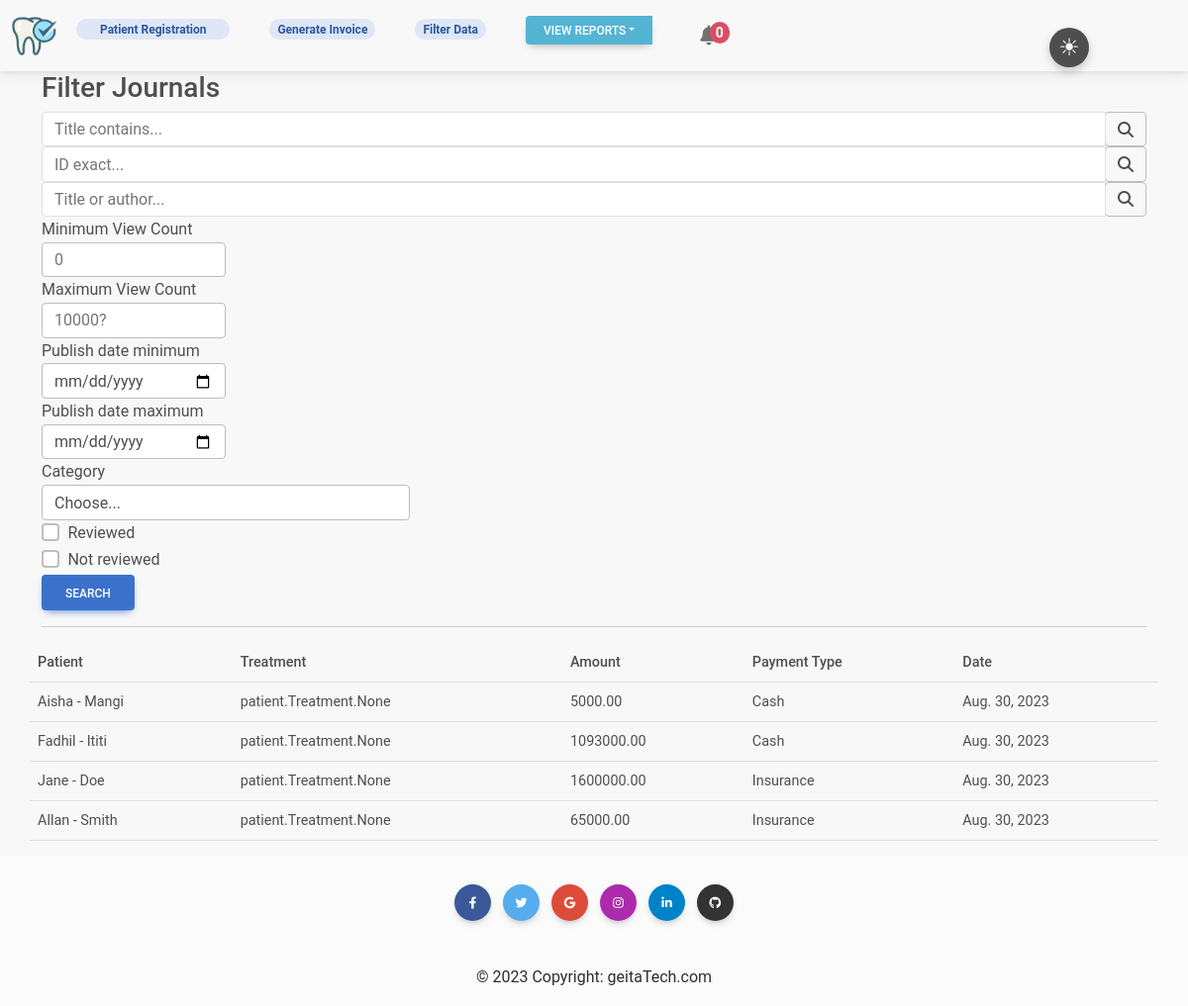
The app's page /filters, older data.
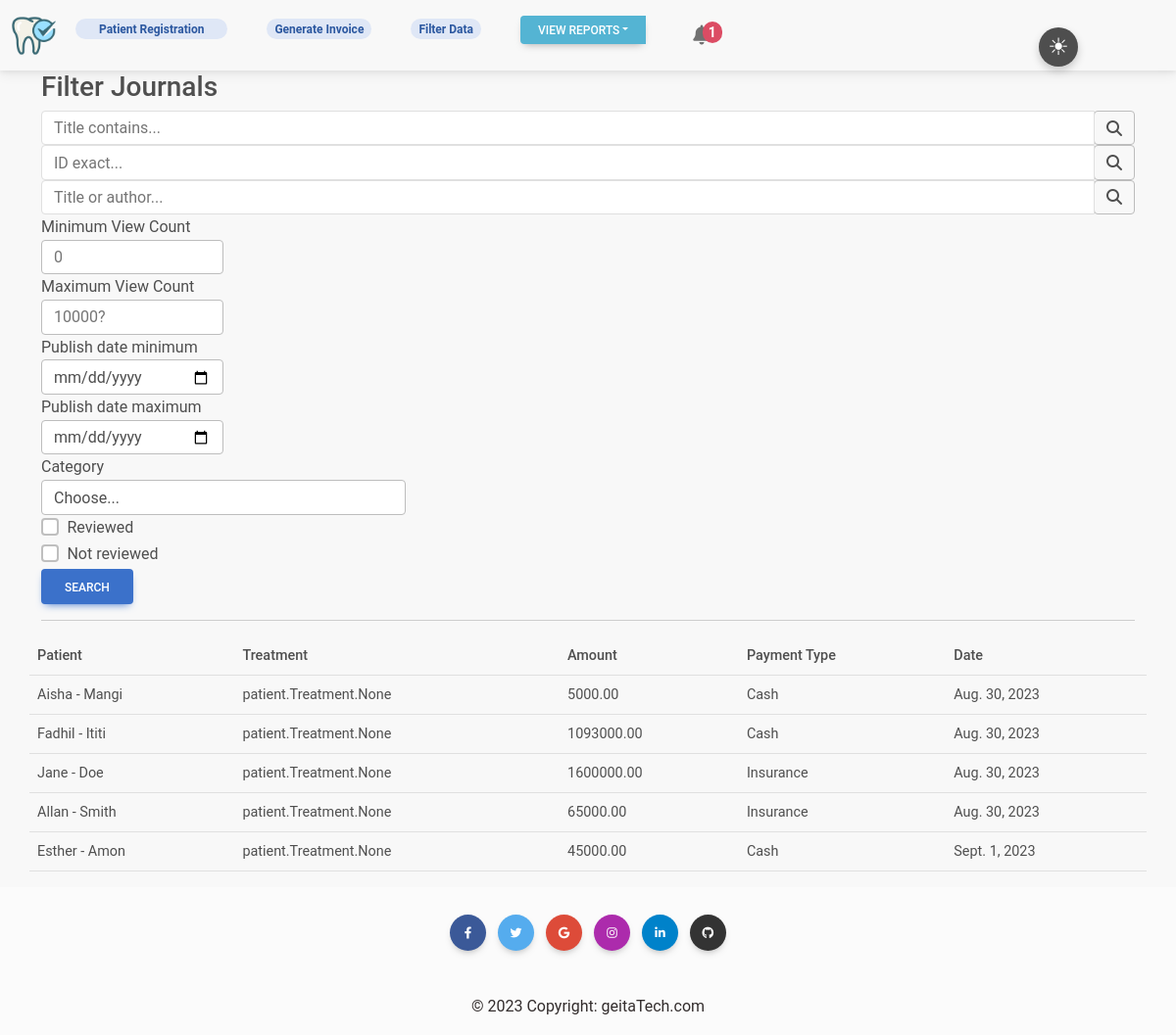
The same page, newer data.
### patient/models.py (models this page shows, shortened)
class MedicalHistory(models.Model):
    patient = models.ForeignKey(Patient, on_delete=models.CASCADE,
                                related_name='patientmedicalhistory')
    history = models.CharField(max_length=255)
    review_of_systems = models.ManyToManyField(ReviewofSystem)
    examination = models.ManyToManyField(Examination)
    diagnosis = models.ManyToManyField(Diagnosis)
    investgation = models.ManyToManyField(Investgation)
    treatment = models.ManyToManyField(Treatment)
    medication = models.ManyToManyField(Medication)
    payment_type = models.ForeignKey(PaymentType, on_delete=models.CASCADE)
    follow_up_date = models.DateField(null=True)
    doctor = models.ForeignKey(Doctor, on_delete=models.PROTECT, null=True)
    created_at = models.DateTimeField(auto_now_add=True)
    def calculate_total_price(self):
        total_price = sum(category.price for category in self.treatment.all())
        total_price += sum(category.price for category in self.investgation.all())
        total_price += sum(category.price for category in self.medication.all())
        return total_price
    class Meta:
        verbose_name_plural = 'Medical History'

class Patient(models.Model):
    GENDER = (
        ('M', 'Male'),
        ('F', 'Female')
    )
    firstname = models.CharField(max_length=255)
    lastname = models.CharField(max_length=255)
    DOB = models.CharField(max_length=255)
    address = models.CharField(max_length=255)
    phone_number = models.CharField(max_length=255)
    gender = models.CharField(max_length=255, choices=GENDER)
    weight = models.IntegerField(default=0)
    BPressure = models.CharField(max_length=255, blank=True)
    created_at = models.DateTimeField(auto_now_add=True)
    updated_at = models.DateTimeField(auto_now=True)
    def __str__(self):
        return f'{self.firstname} - {self.lastname}'

class Treatment(models.Model):
    name = models.CharField(max_length=255)
    price = models.DecimalField(max_digits=10, decimal_places=2, null=True)

class Investgation(models.Model):
    name = models.CharField(max_length=255)
    price = models.DecimalField(max_digits=10, decimal_places=2, null=True)

class Medication(models.Model):
    name = models.CharField(max_length=255)
    price = models.DecimalField(max_digits=10, decimal_places=2, null=True)

class PaymentType(models.Model):
    name = models.CharField(max_length=255)
    def __str__(self):
        return self.name

### patient/views.py (the view)
# urls.py: path('filters', views.filter, name='filter'),
def filter(request):
    qs = MedicalHistory.objects.all()
    treatments = Treatment.objects.all()
    payments_types = PaymentType.objects.all()
    firstname_contains_query = request.GET.get('firstname_contains')
    lastname_contains_query = request.GET.get('lastname_contains')
    date_min = request.GET.get('date_min')
    date_max = request.GET.get('date_max')
    treatment = request.GET.get('treatment')
    type = request.GET.get('payment_type')
    if is_valid_queryparam(firstname_contains_query):
        qs = qs.filter(firstname__icontains=firstname_contains_query)
    elif is_valid_queryparam(lastname_contains_query):
        qs = qs.filter(lastname__icontains=lastname_contains_query)
    if is_valid_queryparam(date_min):
        qs = qs.filter(created_at__gte=date_min)
    if is_valid_queryparam(date_max):
        qs = qs.filter(created_at__lt=date_max)
    if is_valid_queryparam(treatment) and treatment != 'Choose...':
        qs = qs.filter(treatment__name=treatment)
    elif is_valid_queryparam(type) and type != 'Choose...':
        qs = qs.filter(type__name=type)
    context = {
        'queryset':qs,
        'treatments':treatments,
        'payments_types':payments_types
    }
    return render(request, 'filters.html', context)

### patient/template_context.py (called while the page is built)
def upcoming_follow_up_count(request):
    today = datetime.now().date()
    tomorrow = today + timedelta(days=1)
    upcoming_follow_up_count = MedicalHistory.objects.filter(follow_up_date=tomorrow).count()
    return {'upcoming_follow_up_count': upcoming_follow_up_count}

### patient/views.py (called while the page is built)
def is_valid_queryparam(param):
    return param != '' and param is not None

### patient/templates/filters.html (shortened to what the changed rows need)
{% extends 'base.html' %}
{% block content %}
<main role="main" class="container">
    <div class="row">
        <table class="table table-sm">
            <thead>
                <tr>
                    <th>Patient</th>
                    <th>Treatment</th>
                    <th>Amount</th>
                    <th>Payment Type</th>
                    <th>Date</th>
                </tr>
            </thead>
            <tbody>
                {% for record in queryset %}
                    <tr>
                        <td>{{ record.patient }}</td>
                        <td>{{ record.treatment }}</td>
                        <td>{{ record.calculate_total_price }}</td>
                        <td>{{ record.payment_type }}</td>
                        <td>{{ record.created_at|date }}</td>
                    </tr>
                {% endfor %}
            </tbody>
        </table>
    </div>
  </main>
{% endblock content %}

Row changes from the older to the newer data that the page shows:
added MedicalHistory: patient "Esther - Amon", treatment "patient.Treatment.None", calculate_total_price "45000.00", payment_type "Cash", created_at "Sept. 1, 2023"
Text that changed along with them:
{{ upcoming_follow_up_count }}: (not shown) → "1"
text no longer shown: "0"
